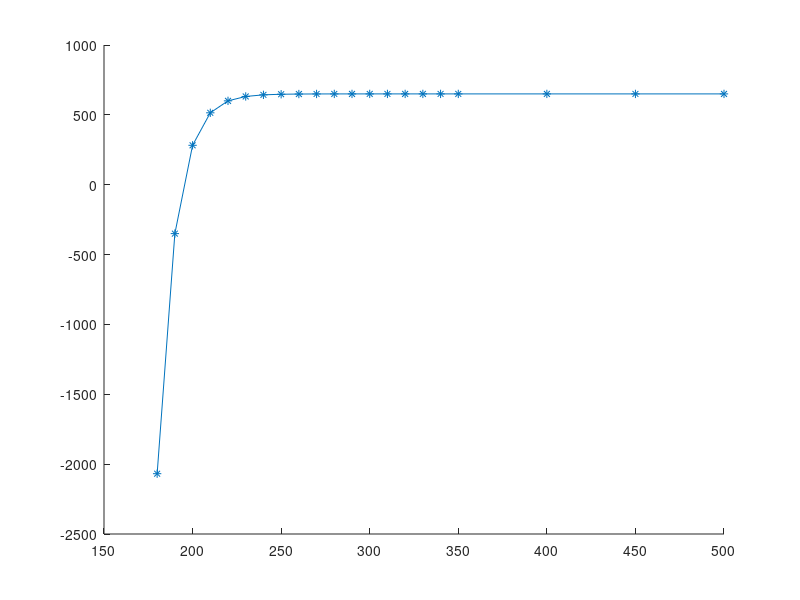
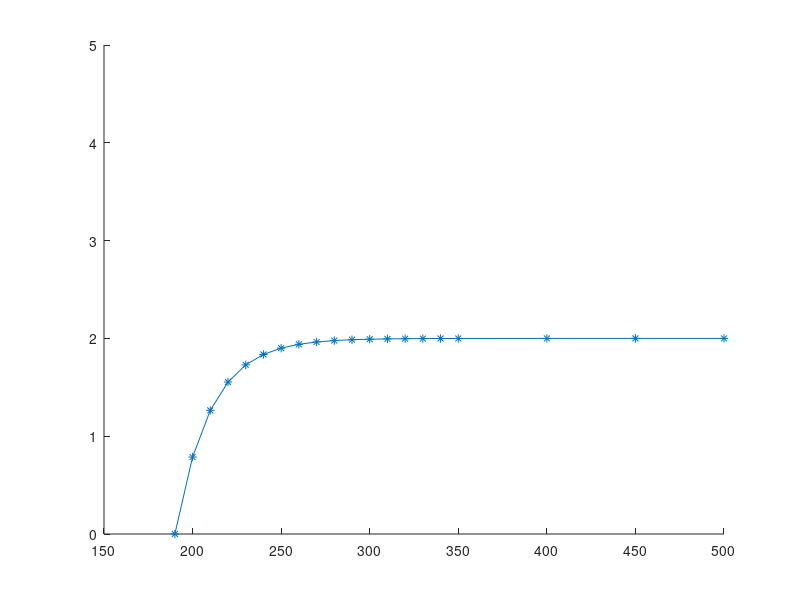

Source code (MATLAB) for these figures, in order: (Note: this script raises an error after producing the figures.)
% -------------------------------------------------------
%
%    run_cvar_bench  - script for running noise study on CVAR-Seg pipeline
%
%    Ver. 1.0.0
%
%    Created:           Mark Nothstein (25.02.2020)
%    Last modified:     Mark Nothstein (25.02.2020)
%
%    Institute of Biomedical Engineering
%    Karlsruhe Institute of Technology
%
%    http://www.ibt.kit.edu
%
%    Copyright 2000-2020 - All rights reserved.
%
% ------------------------------------------------------
%
% This script can be used to rerun the study on the CVAR-Seg pipeline
% small deviations are expected since noise is created randomly from
% clinical noise sample
%
% Example Usage:
%
%    run_cvar_bench
%
% Revision history:



close all
clearvars
clc

addpath(genpath('.'))

load('noisesample.mat'); load('patient_sig.mat');
tic

%=====================================
% Setting up all values
%=====================================

%ground truth CV values
numS1                   = 5;
bclS1                   = 600;      %ms
S1cv_l                  = 660;      %ms
S2list                  = [[500:-50:350]';[340:-10:180]'];   %ms
ERPid                   = length(S2list)-1;         % id of S2list

exp_drop                = 1000; %1000 would be remodeled case
exp_curv                = 0.1;%0.1 would be remodeled case
cv_steady               = 650; %650
erp_ms                  = S2list(ERPid);
rest_curve              = @(exp_drop,exp_curv,s2,erp_cv,cv_steady) -exp_drop*exp(-exp_curv*(s2-erp_cv))+cv_steady;
figure
hold on
plot(S2list,rest_curve(exp_drop,exp_curv,S2list,erp_ms,cv_steady),'-*')
cv_l_list               = rest_curve(exp_drop,exp_curv,S2list,erp_ms,cv_steady); %[[800:-10:660]';[650:-90:200]'];   % conduction velocity in fiber orientation [mm/s]
if sum(cv_l_list<0) > numel(S2list)-ERPid+1
    fprintf('CV should not be negative or 0 before ERP id\n') 
end
anisotropy_ratio        = 1.5;
cv_t_list               = cv_l_list/anisotropy_ratio;        % conduction velocity vertical to fiber orientation [mm/s]

%amplitdue restitution
amp_steady              = 2;
exp_drop_amp            = 2; %1000 would be remodeled case
exp_curv_amp            = 0.05;%0.1 would be remodeled case
atrial_amp_lst          = rest_curve(exp_drop_amp,exp_curv_amp,S2list,erp_ms,amp_steady);
if sum(atrial_amp_lst<=0) > numel(S2list)-ERPid+1
    fprintf('AMP should not be negative or 0 before ERP id\n') 
end
figure
hold on
plot(S2list,atrial_amp_lst,'-*')
ylim([0 5])

%defining default geometrical values of Lasso
def_cat_rad             = 10;         % radius of catheter in mm
numofelecs              = 10;         % not exchangable for now
samplerate              = 5000;      % samplerate at which signal is put together
samplerate_down         = 1000;       % samplerate signals is downsample to
%defining CS
numofelecsCS            = 4; 
dist_step               = 5; %mm
dist_2_stim_elec        = 30:dist_step:30+(numofelecsCS-1)*dist_step;
cv_2_cs_elecs           = cv_l_list; %mm/s

%S1S2 protocol definitions
s2s1dist                = 2*bclS1; %1.4*bclS1;
buffer                  = 1800;      % ms
ERPid;                  %->check CV section

%single atrial activity
s2_aa_sig_width         = 50;      % ms %Not really used - ToDo

%singlestim
t_all                   = 8;
t1_proz                 = 0.25;         %proz of time of first to second part of stimpulse
S                       = 4.7;            %amp in mV
s2                      = 1;            %proz of amplitude of second part compared to first part
tau_edge                = 0.01;
tau_plateau             = 4.5;
B                       = 0;
negbuff                 = t_all*t1_proz;

%noise
dB_noise = [40:-5:10 9:-1:1 0:-0.5:-10];%[40:-5:5 4:-1:1 0:-1:-10];%[80:-5:40 39:-1:10]; %68 for comparison with clin sig
samplerate_noise_seg = 953.674; 

%gaussian noise
noise_constant = 0.005;%0.005; %amp of noise in dB?
baseline_wander = 1;%1; %bool
baseline_mean_amp = 2; %mV
interstitial_beats = 0; %amount of interstitial beats

%settings
save_pics = 0;
ploton = 0;



%====================================================================
% Creating synthetic signal traces
%====================================================================

[LATS1,el_dist,el_pos,~] = getLATtheo(def_cat_rad,S1cv_l,S1cv_l/anisotropy_ratio);
LATS1 = LATS1*1000;  %function gives value in s -> we need ms
for i=1:size(cv_l_list,1)
    LATS2list(:,i) = getLATtheo(def_cat_rad,cv_l_list(i),cv_t_list(i)) * 1000; %function gives value in s
end
LATS1 = LATS1(1:end-1,:); %
LATS2list = LATS2list(1:end-1,:); %
el_dist = el_dist(1:end-1);

for i=1:size(cv_2_cs_elecs,1)
    LATS2list_CS(:,i) = dist_2_stim_elec/cv_2_cs_elecs(i) * 1000;
end
LATS1_CS = LATS2list_CS(:,1);

%=====================
% Creating Templates
%=====================
stim_temp      = createStimTemplate(t1_proz,t_all,S,s2,tau_edge,tau_plateau,B,samplerate); %in ms
stim_temp(:,2) = -stim_temp(:,2); %flipped
f_stim = figure;
save_name = 'f_stim';
plot(stim_temp(:,1),stim_temp(:,2),'-b','LineWidth',2)
set(gca,'xtick',[])
set(gca,'xticklabel',[])
set(gca,'ytick',[])
set(gca,'yticklabel',[])
xlim([-2 6.1])

interstitial_sig_temp = createBipolarAtrialSignals(20,samplerate,'valley');
atrial_sig_temp = createBipolarAtrialSignals(20,samplerate,'downup');
atrial_sig_temp(:,2) = flip(atrial_sig_temp(:,2));


%=====================
% Creating Signal
%=====================
[sigTrace, t_list, logicS2, t_aa_s2, t_aa_s1, sigTraceCS] = createSignalTrace(numS1,bclS1,s2s1dist,...
                LATS1,S2list,LATS2list,stim_temp,atrial_sig_temp,atrial_amp_lst,samplerate,ERPid,buffer,negbuff,...
                LATS1_CS,LATS2list_CS, interstitial_sig_temp, interstitial_beats);
sigTraceCS  = sigTraceCS(1:4); %since CS only has 4 bipolar elecs

ECG = createECGTrace(t_list,sigTrace{1}(:,1));


%===============
% DOWNSAMPLING
%===============
x_newsample = [sigTrace{1}(1,1): 1000/(samplerate_down) :sigTrace{1}(end,1) ]';

x_current = sigTrace{1}(:,1);
mat_trace = cell2mat(sigTrace);
sig_in_sp =  mat_trace(:,2:2:end); clearvars mat_trace;%sigTrace_noise;%
sig_in_cs = sigTraceCS;
for el = 1:size(sig_in_sp,2)
    sigTrace_downsamp(:,el) = interp1(x_current,sig_in_sp(:,el),x_newsample);
end
for el_cs = 1:size(sig_in_cs,2)
    sigTrace_downsamp_CS(:,el_cs) = interp1(sig_in_cs{el_cs}(:,1),sig_in_cs{el_cs}(:,2),x_newsample);
end

ecg_Trace_uniform(:,1) = interp1(ECG(:,1),ECG(:,2),x_newsample);

correl=[];
%%
for noiselvl_i = 1:length(dB_noise)
    %===============
    % ADDING NOISE
    %===============
    
    mat_trace = cell2mat(sigTrace);
    sig_in = mat_trace(:,2:2:end);
    samplerate_down = 1/(mat_trace(2,1)-mat_trace(1,1))*1000;samplerate; %in case change in samplerate is wanted
    clearvars mat_trace;
    sig_in = sigTrace_downsamp;
    sig_in_CS = sigTrace_downsamp_CS;
    samplerate_down = 1/(x_newsample(2,1)-x_newsample(1,1))*1000;
    if noise_constant~=0
        for el = 1:size(sig_in_sp,2)
            sigTrace_noise(:,el)    = addnoise_noisetemp(sig_in(:,el),samplerate_down,Tt,samplerate_noise_seg,dB_noise(noiselvl_i),'randsample_multi',0);
        end
        for el = 1:size(sig_in_CS,2)
            sigTrace_noise_CS(:,el) = addnoise_noisetemp(sig_in_CS(:,el),samplerate_down,Tt,samplerate_noise_seg,dB_noise(noiselvl_i),'randsample_multi',0);
        end
    end
    if baseline_wander ~= 0
        sigTrace_noise    = add_baselinewander(sigTrace_noise,samplerate_down,baseline_mean_amp,1);
        sigTrace_noise_CS = add_baselinewander(sigTrace_noise_CS,samplerate_down,baseline_mean_amp,1);
    end
    
    
    %===============
    % FILTERING
    %===============
    
    sigTrace_final = ECG_High_Low_Filter(sigTrace_noise,samplerate_down,3,300);
    sigTrace_final_CS = ECG_High_Low_Filter(sigTrace_noise_CS,samplerate_down,3,300);
        
    %========================Paper Plot ========
    f_temp = figure;
    save_name = 'f_sig_filt';
    hold on
    stimsig_cut = sigTrace_final(74652:74378+425,6);
    aa_cut = (1.7*sigTrace_final(74378+416:75057,6));
    plot([stimsig_cut; aa_cut],'-r','LineWidth',2);
    plot(5*patient_sig(:),'-b','LineWidth',2);
    xlim([0 400])
    xlabel('samples')
    ylabel('amplitude (a.u)')
    legend('synthetic signal','clinical signal')
    box on
    tcor = corrcoef([stimsig_cut; aa_cut(1:end-15)],patient_sig(:));
    correl(end+1) = tcor(2,1);
  
    %run signal segementation & detection script
    %CS Data is ammended as ones (dummydata)
    ydata = [sigTrace_final_CS sigTrace_final];%[ones(size(sigTrace_final,1),4) sigTrace_final];
    leads = {'CS';'CS';'CS';'CS';'SPI';'SPI';'SPI';'SPI';'SPI';'SPI';'SPI';'SPI';'SPI'};
    elecs = {'1-2';'3-4';'5-6';'7-8';'1-2';'2-3';'3-4';'4-5';'5-6';'6-7';'7-8';'8-9';'9-10'};
    
    xyzin = permute(repmat([rand(4,3) ; [el_pos , zeros(1,size(el_pos,1))'] ],[1 1 25]),[3 2 1]);
    loc_in = location('benchmark',samplerate_down,xyzin,elecs,leads);
    ECGsig = signal('ydata',ecg_Trace_uniform);%for now simple approach
    
    %=========================================
    %run CVAR-seg script: s1s2peakdetect
    %=========================================
    a=s1s2peakdetect(...
        ydata,...
        samplerate_down,...
        leads,...
        elecs,...
        'bipolar','name','BE10_anteriorSPI12_2020_01_28',...
        's1time',600,'s2times',[[500:-50:350] [340:-10:180]],'ERP',180,...
        'map',map(),...
        'location',loc_in,...
        'ECG',ECGsig);
    a.start_detection
    
    %check benchmark against result of script
    result.nums1inblock     = [numS1 a.numof_S1_in_one_block numS1-a.numof_S1_in_one_block];
    result.numofblocks      = [size(S2list,1) a.S1_blocknum size(S2list,1)-a.S1_blocknum];
    result.bcl_ms           = [bclS1 a.S1_time/a.samplerate*1000 bclS1-a.S1_time/a.samplerate*1000];
    result.erp_ms           = [S2list(ERPid) a.s2_steps(a.erp_id)/a.samplerate*1000 S2list(ERPid)-a.s2_steps(a.erp_id)/a.samplerate*1000];
    result.s2aa_sigwidth_ms = [s2_aa_sig_width a.guess_siglength_stim/a.samplerate*1000 s2_aa_sig_width-a.guess_siglength_stim/a.samplerate*1000];
    
    result.s2dt_ms          = {S2list a.s2_steps'/a.samplerate*1000 S2list(1:a.erp_id)-a.s2_steps(1:a.erp_id)'/a.samplerate*1000};
    
    startstopmid            = 3;
    s2p_script              = nan(size(LATS1,1),size(S2list,1));
    tmp                     = a.timeline.getS2list_chan_all;
    s2p_script(:,1:size(tmp,2))= tmp(:,:,startstopmid)./a.samplerate.*1000;
    s2p_orig                = repmat(t_list(logical(logicS2)),1, size(LATS1,1))';
    s2p_orig(:,ERPid:end)   = nan;
    result.s2pos_ms         = [{s2p_orig}   {tmp(:,:,startstopmid)./a.samplerate.*1000}      {s2p_orig - s2p_script}];
    
    s2aaloc_script          = nan(size(t_aa_s2'));
    s2aaloc_script(:,1:size(a.atrial_segments.s2_aa_loc_of_aa,2))= a.atrial_segments.s2_aa_loc_of_aa./a.samplerate*1000;                        
    result.aapos_ms         = [{t_aa_s2'}   {a.atrial_segments.s2_aa_loc_of_aa./a.samplerate*1000}  {t_aa_s2' - s2aaloc_script}]; %ms
    
    s2aadist_ms_script      = nan(size(LATS2list));
    s2aadist_ms_script(:,1:size(a.atrial_segments.s2_aa_dist_fs,2))= a.atrial_segments.s2_aa_dist_fs/a.samplerate*1000;                        
    result.LATs_ms          = [{LATS2list}  {a.atrial_segments.s2_aa_dist_fs/a.samplerate*1000}     {LATS2list - s2aadist_ms_script}];

    s2aap2p_ms_script       = nan(size(LATS2list));
    s2aap2p_ms_script(:,1:size(a.signal_properties.s2_aa_p2p,2))= a.signal_properties.s2_aa_p2p;                        
    theor_amps = abs(max(atrial_sig_temp(:,2))*atrial_amp_lst-min(atrial_sig_temp(:,2))*atrial_amp_lst);
    reform_s2aaamp          = [repmat(theor_amps(1:ERPid-1)' ,size(LATS2list,1),1) nan(size(a.signal_properties.s2_aa_p2p,1),size(S2list,1)-ERPid+1)];%[repmat(s2_aa_amp,size(a.signal_properties.s2_aa_p2p,1),ERPid-1)  zeros(size(a.signal_properties.s2_aa_p2p,1),size(S2list,1)-ERPid+1)];
    result.amps2aa_mV       = [{reform_s2aaamp} {a.signal_properties.s2_aa_p2p} {reform_s2aaamp - s2aap2p_ms_script}]; %mV
    
    s2aainvLAT_ms_script    = nan(size(LATS2list));
    s2aainvLAT_ms_script(:,1:size(a.atrial_segments.s2_aa_dist_fs,2))= a.atrial_segments.s2_aa_dist_fs/a.samplerate*1000;                        
    result.invLATs_ms       = [{1 ./ LATS2list}  {1 ./ (a.atrial_segments.s2_aa_dist_fs/a.samplerate*1000)}     {((1 ./ LATS2list - 1 ./ (s2aainvLAT_ms_script)))}];
    
    s2aaCV_ms_script        = nan(size(LATS2list));
    s2aaCV_ms_script(:,1:size(result.invLATs_ms{1,2},2))= result.invLATs_ms{1,2}/1000;                        
    result.cv_mmps          = [{el_dist./(LATS2list/1000)} {el_dist./(result.invLATs_ms{1,2}/1000)}  {el_dist.*result.invLATs_ms{1,3}} ]; % {el_dist./(LATS2list/1000) - el_dist./(s2aaCV_ms_script) }
    
    overall_result(noiselvl_i) = result;
    overall_sig(noiselvl_i,:,:) = ydata;
    
    fn = fieldnames(result);
    er = [];
    for fi = 1:size(fn,1)
        if iscell(result.(fn{fi}))
            err.noise = dB_noise(noiselvl_i);
            
            %Median Error
            for chani = 1:size(result.(fn{fi}){1,3},1)
                %mean/med of single channel over all s2
                err.(fn{fi}).chan.mean   = mean(result.(fn{fi}){1,3},2,'omitnan');
                err.(fn{fi}).chan.median = median(result.(fn{fi}){1,3},2,'omitnan');
                %mean/med of single s2 over all channels
                err.(fn{fi}).s2.mean   = mean(result.(fn{fi}){1,3},1,'omitnan');
                err.(fn{fi}).s2.median = median(result.(fn{fi}){1,3},1,'omitnan');
            end
            err.(fn{fi}).meas.mean	 = mean(result.(fn{fi}){1,3},'omitnan');
            err.(fn{fi}).meas.median = median(result.(fn{fi}){1,3},'omitnan');
        end
    end
    overall_error(noiselvl_i) = err; %errors for a single noise lvl
    close all
    
    if ploton
        for fi = 1:size(fn,1)
            if iscell(result.(fn{fi}))
                f = figure;
                set(f,'Position',[100 100 1200 600])
                heatmap(round(result.(fn{fi}){1,3},1))%heatmap(abs(result.(fn{fi}){1,3}))
                unitstr = fn{fi}(end-1:end);
                stri = ['Error of ' fn{fi} ' compared to synthetic signal ' unitstr];
                title(stri)
                xlabel('S2 beat')
                ylabel('Electrodes')
                colorbar
                save_name = [fn{fi} ' error syntheticsig samplerate ' num2str(samplerate_down) ' noise ' num2str(noise_constant) ' baselw' num2str(baseline_wander)];
                if save_pics==1
                    savefig(f,[save_name '.fig'])
                    print(f,[save_name '.png'],'-dpng','-r300')
                end
                
            elseif size(result.(fn{fi}),3) == 1
                fprintf('Error of %s : %f \n',fn{fi},result.(fn{fi})(1,3))
            else %is never used for now
                f = figure;
                set(f,'Position',[100 100 1200 600])
                unitstr = fn{fi}(end-1:end);
                stri = ['Error of ' fn{fi} ' compared to synthetic signal ' unitstr];
                plot(1:size(result.(fn{fi}),1),abs(result.(fn{fi})(:,3)),'-xb','LineWidth',2)
                title(stri)
                xlabel('Electrodes')
                ylabel('Error (ms)')
                %xlim([1 size(result.(fn{fi}),1)])
                save_name = [fn{fi} ' error syntheticsig samplerate ' num2str(samplerate_down) ' noise ' num2str(noise_constant) ' baselw' num2str(baseline_wander)];
                if save_pics==1
                    savefig(f,[save_name '.fig'])
                    print(f,[save_name '.png'],'-dpng','-r300')
                end
            end
        end
        
    end
    
    
end

plot_results
